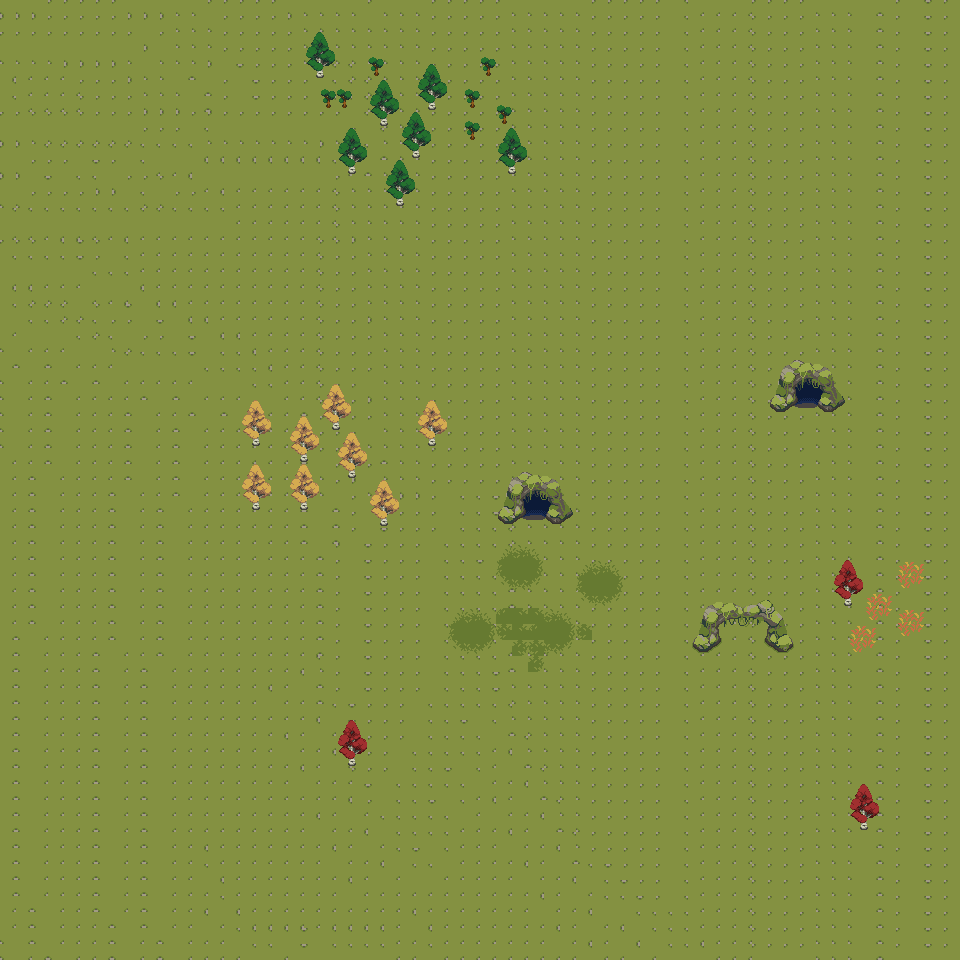

Rendered tile map (Tiled .tmx) drawn with the repository's tilesets; below, a short description and the map source with its tile grids summarised:
An orthogonal 60x60 tile map with 16x16 px tiles, 4 tile layers (Tile Layer 1, sarroundings, trees, grass), 3 tilesets.

<map version="1.8" tiledversion="1.8.2" orientation="orthogonal" renderorder="right-down" width="60" height="60" tilewidth="16" tileheight="16" infinite="0" nextlayerid="5" nextobjectid="1">
 <tileset firstgid="1" source="../new_art/Forest Cliff.tsx" />
 <tileset firstgid="193" source="Forest Tilesett.tsx" />
 <tileset firstgid="413" source="../new_art/Forest Props.tsx" />
 <layer id="1" name="Tile Layer 1" width="60" height="60">
  <data>[3600 cells, 3600 non-empty, 4 distinct tile ids]</data>
 </layer>
 <layer id="2" name="sarroundings" width="60" height="60">
  <data>[3600 cells, 61 non-empty, 43 distinct tile ids]</data>
 </layer>
 <layer id="4" name="trees" width="60" height="60">
  <data>[3600 cells, 138 non-empty, 24 distinct tile ids]</data>
 </layer>
 <layer id="3" name="grass" width="60" height="60">
  <data>[3600 cells, 43 non-empty, 13 distinct tile ids]</data>
 </layer>
</map>
